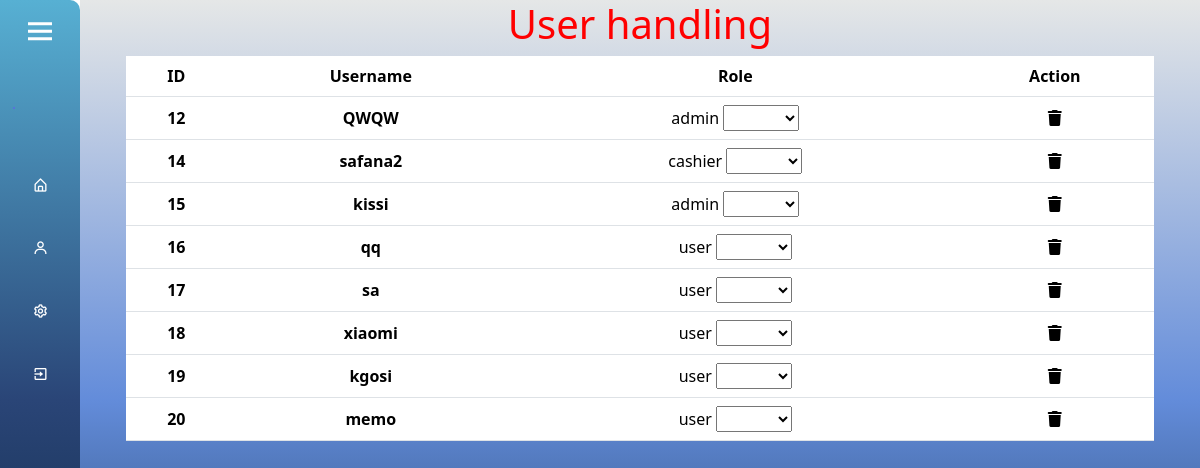
/admin_user_handling.php (signed in), run on the app's committed database.
### tables this page shows
CREATE TABLE `users` (
  `ID` bigint(20) NOT NULL,
  `user_id` bigint(20) NOT NULL,
  `user_name` varchar(100) NOT NULL,
  `password` varchar(100) NOT NULL,
  `role` varchar(50) NOT NULL DEFAULT 'user',
  `date` timestamp NOT NULL DEFAULT current_timestamp() ON UPDATE current_timestamp()
);

### admin_user_handling.php (the view, shortened to what this page needs)
<?php
include("connections.php");
?>
<!DOCTYPE html>
<html lang="en">
<head>
  <link href="https://unpkg.com/boxicons@2.1.4/css/boxicons.min.css" rel="stylesheet" />
  <link rel="stylesheet" href="testing_admin.css" />
  <link rel="stylesheet" href="styles_folder/admin_user_handling.css">
  <link href="https://cdn.jsdelivr.net/npm/bootstrap@5.3.3/dist/css/bootstrap.min.css" rel="stylesheet">
</head>
<body>
  <div class="sidebar1">
    <div class="top">
      <i class="bx bx-menu bx-md" id="btn"></i>
    </div>
    <div class="user">
      <img src="IMAGES/test1.jpg" alt="" class="user-img" />
      <div>
      </div>
    </div>
    <ul>
      <li>
        <a href="testing_admin.php">
          <i class="bx bx-home-alt"></i><span class="nav-item">home</span>
        </a>
      </li>
      <li>
        <a href="admin_user_handling.php">
          <i class="bx bx-user"></i><span class="nav-item">users</span>
        </a>
      </li>
      <li>
        <a href="admin_settings.php">
          <i class="bx bx-cog"></i><span class="nav-item">settings</span>
        </a>
      </li>
      <li>
        <a href="logout.php" data-content="logout">
          <i class="bx bx-exit"></i><span class="nav-item">logout</span>
        </a>
      </li>
    </ul>
  </div>
  <div class="main-content">
    <div id="home" class="content-section">
      <div class="tb">
        <h1 class="header">User handling</h1>
      </div>
      <div class="tb">
        <table class="table  rou">
          <?php
          $select_cart_products = mysqli_query($con, "SELECT * FROM users");
          if (mysqli_num_rows($select_cart_products) > 0) {
            echo "<thead>
  <tr>
    <th class='text-center  sm1' scope='col'>ID</th>
    <th class='text-center' scope='col'>Username</th>
    <th class='text-center' scope='col'>Role</th>
    <th class='text-center  sm1' scope='col'>Action</th>
  </tr>
</thead>
<tbody  class='text-center align-middle' >";
            while ($fetch_cart_products = mysqli_fetch_assoc($select_cart_products)) {
          ?>
              <tr>
                <th class="text-center sm1" scope="row"><?php echo $fetch_cart_products['ID']; ?></th>
                <th class="text-center" scope="row"><?php echo $fetch_cart_products['user_name']; ?></th>
                <td class="text-center" class="text-center">
                  <span id="role_<?php echo $fetch_cart_products['ID']; ?>"><?php echo $fetch_cart_products['role']; ?></span>
                  <select onchange="handelChange(this.value,<?php echo $fetch_cart_products['ID']; ?>)" name="" id="">
                    <option value="" selected disabled hidden></option>
                    <option value="admin">admin</option>
                  </select>
                </td>
                <td>
                  <i class="fas fa-trash delete-icon" data-id="<?php echo $fetch_cart_products['ID']; ?>"></i>
                </td>
              </tr>
          <?php
            }
          }
          ?>
          </tbody>
        </table>
      </div>
    </div>
</body>
</html>

### testing_admin.css (style rules this page uses)
* { margin: 0; padding: 0; box-sizing: border-box; font-family: "Segoe UI", Tahoma, Geneva, Verdana, sans-serif; }
body { background-color: rgb(31, 229, 243); }
.user-img { width: 50px; border-radius: 50%; border: 1px solid rgb(97, 97, 243); }
.sidebar1 { position: fixed; top: 0; left: 0; height: 100vh; width: 80px; background: linear-gradient(to bottom, #57b0d3, #2a4577, #011c2e); padding: 0.4rem 0.8rem; transition: all 0.6s ease; border-top-right-radius: 10px; border-bottom-right-radius: 10px; }
.sidebar1 #btn { position: absolute; color: white; top: 0.4rem; left: 50%; font-size: 1.2rem; line-height: 50px; transform: translate(-50%); cursor: pointer; }
.user { display: flex; align-items: center; margin: 1rem 0; }
.sidebar1 ul { padding-left: 0; }
.sidebar1 ul li { position: relative; list-style-type: none; height: 50px; width: 90%; margin: 0.8rem auto; line-height: 50px; }
.sidebar1 ul li a { color: white; display: flex; align-items: center; text-decoration: none; border-radius: 0.8rem; }
.sidebar1 ul li a i { min-width: 50px; text-align: center; height: 50px; border-radius: 12px; line-height: 50px; }
.main-content { position: relative; background: linear-gradient(to bottom, #e5e7e7, #638cda, #011c2e); min-height: 100vh; top: 0; left: 80px; transition: all 0.5s ease; width: calc(100% - 80px); padding: 0 1rem; }

### admin_user_handling.php (style rules this page uses)
.header { color: red; }
.tb { display: flex; justify-content: center; padding: 0 30px; }
.fas { margin: 0 15px; }
.rou { border-radius: 15px; }

### data on the page
users: ID "12", user_name "QWQW", role "admin"
users: ID "14", user_name "safana2", role "cashier"
users: ID "15", user_name "kissi", role "admin"
users: ID "16", user_name "qq", role "user"
users: ID "17", user_name "sa", role "user"
users: ID "18", user_name "xiaomi", role "user"
users: ID "19", user_name "kgosi", role "user"
users: ID "20", user_name "memo", role "user"
